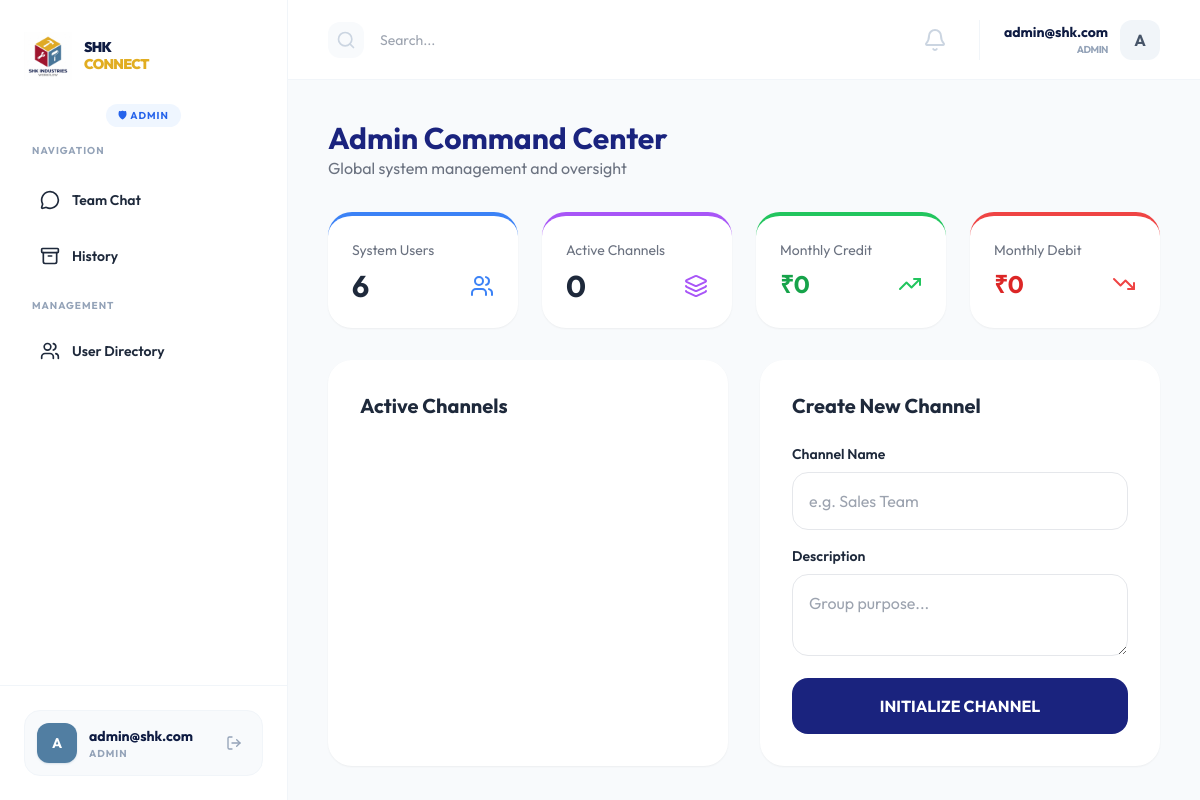
Page /admin/ (signed in) on the committed database.
### models.py (models this page shows, shortened)
class User(db.Model, UserMixin):
    __tablename__ = 'users'
    id = db.Column(db.Integer, primary_key=True)
    username = db.Column(db.String(100), unique=True, nullable=False)
    email = db.Column(db.String(120), unique=True, nullable=False)
    password_hash = db.Column(db.String(255), nullable=False)
    first_name = db.Column(db.String(100))
    last_name = db.Column(db.String(100))
    role_id = db.Column(db.Integer, db.ForeignKey('roles.id'))
    is_active = db.Column(db.Boolean, default=True)
    created_at = db.Column(db.DateTime, default=datetime.utcnow)
    role = db.relationship('Role', backref=db.backref('users', lazy=True))
    messages_sent = db.relationship('Message', foreign_keys='Message.user_id', backref='author', lazy=True)
    messages_received = db.relationship('Message', foreign_keys='Message.recipient_id', backref='recipient', lazy=True)
    groups = db.relationship('Group', secondary=group_members, backref=db.backref('members', lazy='dynamic'))

class Role(db.Model):
    __tablename__ = 'roles'
    id = db.Column(db.Integer, primary_key=True)
    name = db.Column(db.String(50), unique=True, nullable=False)
    description = db.Column(db.String(200))

### admin_routes.py (the view)
@admin_bp.route('/')
@login_required
@management_required
def index():
    from models import Expense
    active_groups = Group.query.filter_by(is_archived=False).all()
    user_count = User.query.count()
    now = datetime.utcnow()
    start_of_month = datetime(now.year, now.month, 1)
    monthly_credit = db.session.query(db.func.sum(Expense.amount)).filter(
        Expense.type == 'credit', Expense.bill_date >= start_of_month
    ).scalar() or 0
    monthly_debit = db.session.query(db.func.sum(Expense.amount)).filter(
        Expense.type == 'debit', Expense.bill_date >= start_of_month
    ).scalar() or 0
    stats = {
        'users': user_count,
        'groups': len(active_groups),
        'monthly_credit': round(monthly_credit, 2),
        'monthly_debit': round(monthly_debit, 2)
    }
    return render_template('admin/dashboard.html', title='Admin Command Center', groups=active_groups, stats=stats)

### admin_routes.py (called while the page is built)
def management_required(f):
    @wraps(f)
    def decorated_function(*args, **kwargs):
        if not current_user.is_authenticated or not current_user.role or current_user.role.name not in ['Admin', 'Owner', 'ED']:
            flash('Access denied. Management privileges required.', 'danger')
            return redirect(url_for('chat.index'))
        return f(*args, **kwargs)
    return decorated_function

### app.py (called while the page is built)
@login_manager.user_loader
def load_user(user_id):
    return db.session.get(User, int(user_id))

### templates/admin/dashboard.html (shortened to what this page needs)
{% extends "base.html" %}
{% block content %}
<div class="flex-1 overflow-y-auto p-4 lg:p-10 pb-24 lg:pb-10 space-y-8">
    <header class="flex justify-between items-end">
        <div>
            <h2 class="text-3xl font-bold text-[#1A237E]">Admin Command Center</h2>
            <p class="text-gray-500">Global system management and oversight</p>
        </div>
    </header>
    <div class="grid grid-cols-2 md:grid-cols-2 lg:grid-cols-4 gap-4 lg:gap-6">
        <div class="bg-white p-6 rounded-3xl shadow-sm border-t-4 border-blue-500">
            <h4 class="text-gray-500 text-sm mb-2">System Users</h4>
            <div class="flex items-center justify-between">
                <span class="text-3xl font-bold">{{ stats.users }}</span>
                <i data-lucide="users" class="text-blue-500"></i>
            </div>
        </div>
        <div class="bg-white p-6 rounded-3xl shadow-sm border-t-4 border-purple-500">
            <h4 class="text-gray-500 text-sm mb-2">Active Channels</h4>
            <div class="flex items-center justify-between">
                <span class="text-3xl font-bold">{{ stats.groups }}</span>
                <i data-lucide="layers" class="text-purple-500"></i>
            </div>
        </div>
        <div class="bg-white p-6 rounded-3xl shadow-sm border-t-4 border-green-500">
            <h4 class="text-gray-500 text-sm mb-2">Monthly Credit</h4>
            <div class="flex items-center justify-between">
                <span class="text-2xl font-bold text-green-600">₹{{ stats.monthly_credit }}</span>
                <i data-lucide="trending-up" class="text-green-500"></i>
            </div>
        </div>
        <div class="bg-white p-6 rounded-3xl shadow-sm border-t-4 border-red-500">
            <h4 class="text-gray-500 text-sm mb-2">Monthly Debit</h4>
            <div class="flex items-center justify-between">
                <span class="text-2xl font-bold text-red-600">₹{{ stats.monthly_debit }}</span>
                <i data-lucide="trending-down" class="text-red-500"></i>
            </div>
        </div>
    </div>
    <div class="grid grid-cols-1 lg:grid-cols-2 gap-6 lg:gap-8">
        <div class="bg-white p-5 sm:p-8 rounded-3xl shadow-sm overflow-hidden">
            <h3 class="text-xl font-bold mb-6">Active Channels</h3>
        </div>
        <div class="bg-white p-5 sm:p-8 rounded-3xl shadow-sm">
            <h3 class="text-xl font-bold mb-6">Create New Channel</h3>
            <form action="{{ url_for('admin.create_group') }}" method="POST" class="space-y-4">
                <div>
                    <label class="block text-sm font-semibold mb-2">Channel Name</label>
                    <input type="text" name="name" class="w-full p-4 border rounded-2xl outline-none focus:border-[#1A237E]" placeholder="e.g. Sales Team" required>
                </div>
                <div>
                    <label class="block text-sm font-semibold mb-2">Description</label>
                    <textarea name="description" class="w-full p-4 border rounded-2xl outline-none focus:border-[#1A237E]" placeholder="Group purpose..."></textarea>
                </div>
                <button type="submit" class="w-full bg-[#1A237E] text-white p-4 rounded-2xl font-bold hover:bg-[#3949AB] transition">
                    INITIALIZE CHANNEL
                </button>
            </form>
        </div>
    </div>
</div>
</div>
{% endblock %}

### templates/base.html (shortened to what this page needs)
<!DOCTYPE html>
<html lang="en">
<head>
    <script src="https://cdn.tailwindcss.com"></script>
</head>
<body class="text-slate-800">
    <div class="app-shell flex overflow-hidden relative">
                {% set role = current_user.role.name if current_user.role else 'Member' %}
        <aside class="w-72 bg-white border-r border-slate-100 hidden lg:flex flex-col z-10">
            <div class="px-6 pt-8 pb-6 flex items-center gap-3">
                <div class="w-12 h-12 flex-shrink-0">
                    <img src="{{ url_for('static', filename='img/shk_logo.png') }}" alt="Logo" class="w-full h-full object-contain">
                </div>
                <div>
                    <h1 class="text-[14px] font-black text-shk-navy uppercase tracking-tighter leading-tight">
                        SHK <br><span class="text-shk-gold">CONNECT</span>
                    </h1>
                </div>
            </div>
            <div class="px-8 pb-4 flex justify-center">
                {% set role = current_user.role.name if current_user.role else 'Member' %}
                {% if role == 'Admin' %}
                    <span class="text-[10px] font-bold uppercase tracking-widest bg-blue-50 text-blue-600 px-3 py-1 rounded-full">🛡 Admin</span>
                {% elif role == 'Owner' %}
                    <span class="text-[10px] font-bold uppercase tracking-widest bg-purple-50 text-purple-600 px-3 py-1 rounded-full">👑 Owner</span>
                {% elif role == 'ED' %}
                    <span class="text-[10px] font-bold uppercase tracking-widest bg-rose-50 text-rose-600 px-3 py-1 rounded-full">👔 ED</span>
                {% elif role == 'Manager' %}
                    <span class="text-[10px] font-bold uppercase tracking-widest bg-amber-50 text-amber-600 px-3 py-1 rounded-full">💼 Manager</span>
                {% elif role == 'Accounts' %}
                    <span class="text-[10px] font-bold uppercase tracking-widest bg-indigo-50 text-indigo-600 px-3 py-1 rounded-full">🧾 Accounts</span>
                {% elif role == 'Staff' %}
                    <span class="text-[10px] font-bold uppercase tracking-widest bg-emerald-50 text-emerald-600 px-3 py-1 rounded-full">🛠 Staff</span>
                {% else %}
                    <span class="text-[10px] font-bold uppercase tracking-widest bg-slate-100 text-slate-500 px-3 py-1 rounded-full">👤 Member</span>
                {% endif %}
            </div>
            <div class="px-6 flex-1">
                <nav class="space-y-1">
                    <p class="text-[10px] font-bold text-slate-400 uppercase tracking-widest mb-4 px-2">Navigation</p>
                    <a href="/chat" class="nav-link flex items-center gap-3 p-4 rounded-2xl transition {% if '/chat' in request.path %}active{% endif %}">
                        <i data-lucide="message-circle" class="w-5 h-5"></i>
                        <span class="font-semibold text-sm">Team Chat</span>
                    </a>
                    <a href="/admin/history" class="nav-link flex items-center gap-3 p-4 rounded-2xl transition {% if request.path == '/admin/history' %}active{% endif %}">
                        <i data-lucide="archive" class="w-5 h-5"></i>
                        <span class="font-semibold text-sm">History</span>
                    </a>
                    {% if role == 'Admin' %}
                    <div class="pt-3">
                        <p class="text-[10px] font-bold text-slate-400 uppercase tracking-widest mb-3 px-2">Management</p>
                        <a href="/admin/users" class="nav-link flex items-center gap-3 p-4 rounded-2xl transition {% if request.path == '/admin/users' %}active{% endif %}">
                            <i data-lucide="users" class="w-5 h-5"></i>
                            <span class="font-semibold text-sm">User Directory</span>
                        </a>
                    </div>
                    {% endif %}
                </nav>
            </div>
            <div class="p-6 border-t border-slate-100 mt-auto">
                <div class="flex items-center justify-between p-3 rounded-2xl bg-slate-50 border border-slate-100 group transition-all duration-300">
                    <div class="flex items-center gap-3 min-w-0">
                        <div class="w-10 h-10 bg-shk-blue text-white rounded-xl flex items-center justify-center font-bold text-sm flex-shrink-0 shadow-sm shadow-shk-blue/20">
                            {{ current_user.username[0].upper() }}
                        </div>
                        <div class="overflow-hidden">
                            <p class="text-sm font-bold text-shk-navy truncate">{{ current_user.username }}</p>
                            <p class="text-[10px] text-slate-400 truncate uppercase tracking-widest font-bold">{{ current_user.role.name if current_user.role else 'Member' }}</p>
                        </div>
                    </div>
                    <a href="/logout"
                       class="p-2 text-slate-400 hover:text-shk-red hover:bg-rose-50 rounded-lg transition-all duration-200 flex-shrink-0"
                       title="Sign Out">
                        <i data-lucide="log-out" class="w-4 h-4"></i>
                    </a>
                </div>
            </div>
        </aside>
        <div class="flex-1 flex flex-col min-w-0 overflow-hidden relative">
            <header class="h-16 lg:h-20 bg-white border-b border-slate-100 flex items-center justify-between px-4 lg:px-10 flex-shrink-0">
                <div class="flex items-center gap-4">
                    <div class="bg-slate-50 p-2 rounded-xl hidden sm:block">
                        <i data-lucide="search" class="w-5 h-5 text-slate-300"></i>
                    </div>
                    <input type="text" placeholder="Search..." class="hidden sm:block bg-transparent border-none outline-none text-sm w-32 sm:w-64">
                </div>
                <div class="flex items-center gap-6">
                    <div class="relative">
                        <button id="notification-bell" class="relative p-2 text-slate-300 hover:text-shk-blue transition-colors focus:outline-none">
                            <i data-lucide="bell" class="w-6 h-6"></i>
                        </button>
                    </div>
                    <div class="hidden sm:flex items-center gap-3 pl-6 border-l border-slate-100">
                        <div class="text-right">
                            <p class="text-sm font-bold text-shk-navy">{{ current_user.username }}</p>
                            <p class="text-[10px] font-bold text-slate-400 uppercase tracking-tighter">{{ current_user.role.name if current_user.role else 'Employee' }}</p>
                        </div>
                        <div class="w-10 h-10 bg-slate-100 text-slate-600 rounded-xl flex items-center justify-center font-bold">
                            {{ current_user.username[0].upper() }}
                        </div>
                    </div>
                </div>
            </header>
            <main class="flex-1 min-h-0 flex flex-col bg-[#f8fafc] relative">
                {% block content %}{% endblock %}
                {% set role = current_user.role.name if current_user.role else 'Member' %}
        </div>
</body>
</html>

### templates/base.html (style rules this page uses)
html, body { height: 100%; }
body { font-family: 'Outfit', sans-serif; background-color: #f8fafc; -webkit-tap-highlight-color: transparent; overscroll-behavior: none; }
.app-shell { height: 100vh; }

### rows in the picture
User: username "A", username "admin@shk.com"
Role: role "ADMIN"

### other values in the picture
{{ stats.users }} "6"
{{ stats.groups }} "0"
{{ stats.monthly_credit }} "0"
{{ stats.monthly_debit }} "0"
